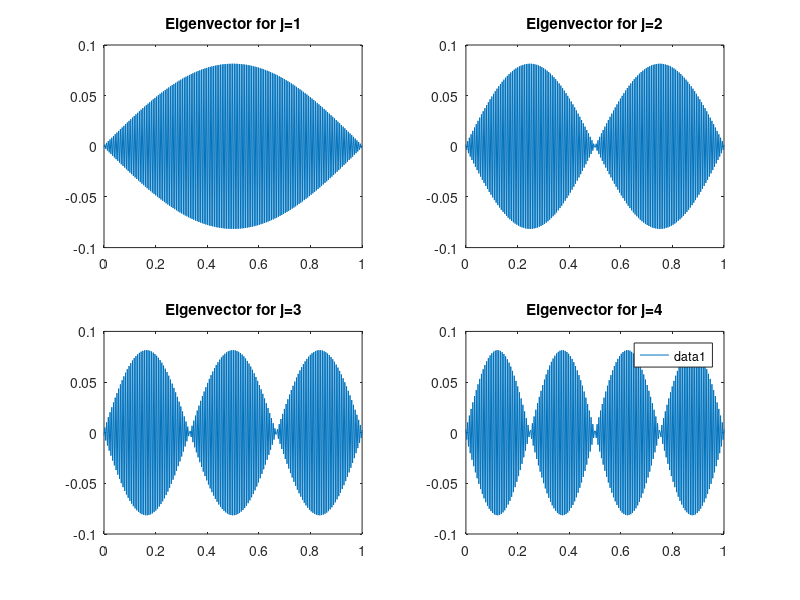

MATLAB code to generate this figure: (Note: this script raises an error after producing the figure.)
clc
clf

steps = [5, 20, 100, 200, 300];

x0 = 0;
x1 = 1;

n_lambdas = 4;
lambdas = zeros(length(steps), n_lambdas);
step_sizes = (x1 - x0) ./ steps;

for i=1:length(steps)
    m = steps(i);
    fprintf('Calculating eigenvalues for %d interior points...\n', m)
    
    h = (x1 - x0) / (m+1);

    % Create internal matrix A 
    %
    e = ones(m, 1);
    A = 1/h^2*spdiags([e -2*e e], -1:1, m, m);

    % Set boundary conditions
    %
    alpha = 0;
    beta = 0;
    
    % Left Dirichlet condition
    %
    A(1, 1) = A(1, 1) + h^2*alpha;
    
    % Right Dirichlet condition
    %
    A(m, m) = A(m, m) + h^2*beta;

    [unsorted_eigvec, unsorted_eigval] = eig(full(A));
    [d,ind] = sort(diag(unsorted_eigval));
    eigval = unsorted_eigval(ind,ind);
    eigvec = unsorted_eigvec(:,ind);

    lambda = flip(diag(eigval));
    lambdas(i, :) = lambda(1:n_lambdas);

    if i == length(steps)
        figure(1);
        title('Eigenvectors')

        for j = 1:n_lambdas
            subplot(2, 2, j, 'align');
            plot(linspace(0, 1, length(eigvec(:, j))), eigvec(:, j));
            title(sprintf('Eigenvector for j=%d', j));
        end

        legend;
        shg;
    end
end



disp(' ')
disp('       n       lambda_1  lambda_2   lambda_3  lambda_4')
disp([steps' lambdas])
fprintf('      %d      %3.4f   %3.4f   %3.4f  %3.4f  %3.4f\n', Inf, -(1*pi)^2, -(2*pi)^2, -(3*pi)^2, -(4*pi)^2);

eig_err = abs(lambdas(:, 1) - (-pi^2));
error_loglog(step_sizes, eig_err)

input('Press [Enter] to continue...');